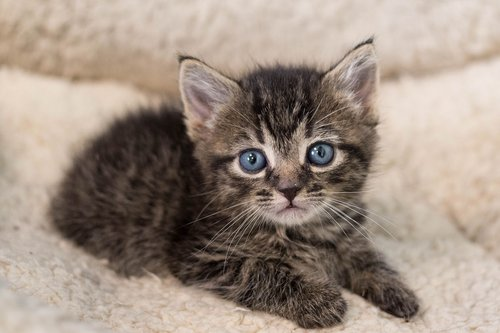
#> input picture files/kitten.jpeg, 500 x 333 px
$ jupyter execute --allow-errors chap13-image-processing.ipynb
#> lines starting #> are read from the running program, lines starting #| are printed output that depends on the picture; pictures that were not available may be replaced by others from this repository, and a replacement may not be noted
## Chapter 13: Image Processing

[cell 1]
from PIL import Image, ImageFilter

kitten = Image.open('./files/kitten.jpeg')
#> kitten is the input picture: PIL image 500x333 RGB; mean R, G, B 158.6, 143.1, 131.1
blurryKitten = kitten.filter(ImageFilter.GaussianBlur)
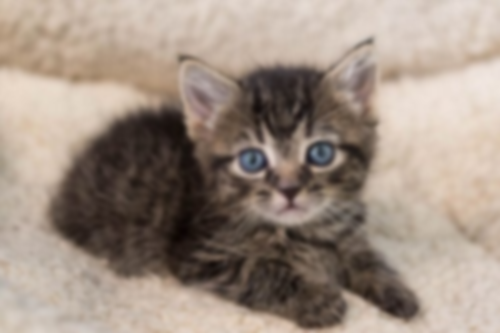
#> blurryKitten: PIL image 500x333 RGB; mean R, G, B 158.6, 143.1, 131.1
blurryKitten.save('./files/kitten_blurred.jpeg')
blurryKitten.show()

[cell 2]
from PIL import Image
import pytesseract
print(pytesseract.image_to_string(Image.open('files/textOriginal.png')))
#> (this line was passed over: pytesseract is not available in this run)
print(pytesseract.image_to_boxes(Image.open('files/textOriginal.png')))
#> (this line was passed over: pytesseract is not available in this run)
print(pytesseract.image_to_data(Image.open('files/textOriginal.png')))
#> (this line was passed over: pytesseract is not available in this run)

[cell 3]
from pytesseract import Output

print(pytesseract.image_to_data(Image.open('files/textOriginal.png'),
                                output_type=Output.DICT))
#> (this line was passed over: pytesseract is not available in this run)
print(pytesseract.image_to_string(Image.open('files/textOriginal.png'),
                                  output_type=Output.BYTES))
#> (this line was passed over: pytesseract is not available in this run)

[cell 4]
import numpy as np
numbers = [100, 102, 98, 97, 103]
print(np.std(numbers))
print(np.mean(numbers))

[cell 5]
from PIL import Image
import pytesseract


def cleanFile(filePath, newFilePath):
#> called with filePath = 'files/textBad.png', newFilePath = 'files/textCleaned.png'
    image = Image.open(filePath)
    # set a threadhold value for the image
    image = image.point(lambda x: 0 if x < 143 else 255)
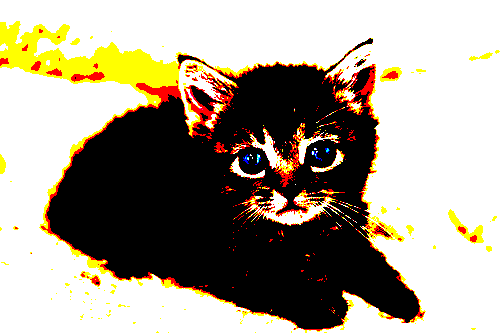
#> image: PIL image 500x333 RGB; mean R, G, B 166.7, 157.9, 141.9
    image.save(newFilePath)
    return image


image = cleanFile('files/textBad.png', 'files/textCleaned.png')
print(pytesseract.image_to_string(image))
#> (this line was passed over: pytesseract is not available in this run)

### Adjusting Images Automatically

[cell 6]
import pytesseract
from pytesseract import Output
from PIL import Image
import numpy as np


def cleanFile(filePath, threshold):
#> called with filePath = 'files/textBad.png', threshold = 80
    image = Image.open(filePath)
    iamge = image.point(lambda x: 0 if x < threshold else 255)
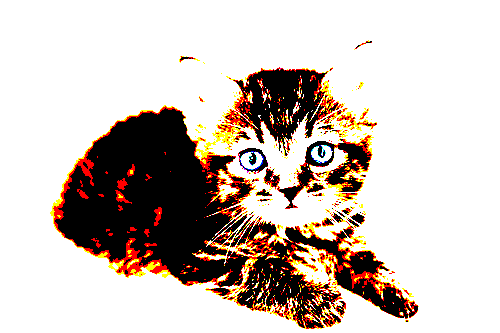
#> iamge: PIL image 500x333 RGB; mean R, G, B 204.3, 192.6, 185
    return image


def getConfidence(image):
    data = pytesseract.image_to_data(image, output_type=Output.DICT)
    # print('data:\n{}'.format(data))
    text = data['text']  # return a list of words
    confidences = []
    numChars = []

    for i in range(len(text)):
        if data['conf'][i] > -1:  # 0-100, -1
            confidences.append(data['conf'][i])
            numChars.append(len(text[i]))
    return np.average(confidences, weights=numChars), sum(numChars)


filePath = 'files/textBad.png'
start = 80
step = 5
end = 200
#> (the rest of this cell did not finish here and is left out)
